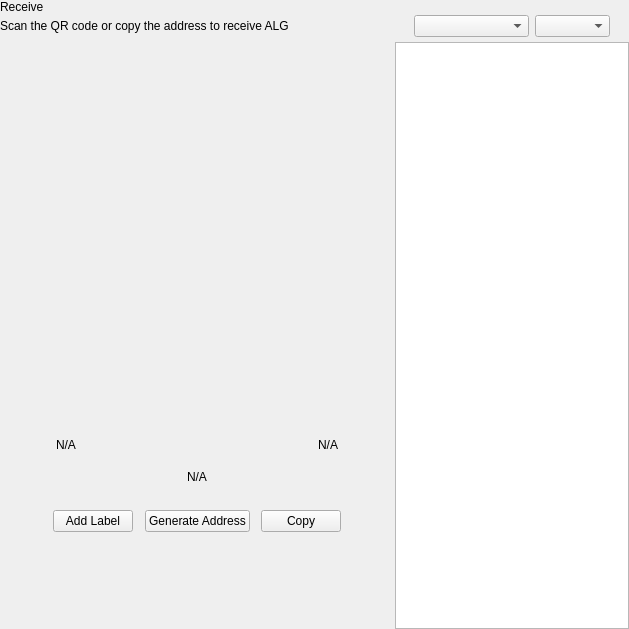
<?xml version="1.0" encoding="UTF-8"?>
<ui version="4.0">
 <class>ReceiveWidget</class>
 <widget class="QWidget" name="ReceiveWidget">
  <property name="geometry">
   <rect>
    <x>0</x>
    <y>0</y>
    <width>629</width>
    <height>629</height>
   </rect>
  </property>
  <property name="minimumSize">
   <size>
    <width>0</width>
    <height>0</height>
   </size>
  </property>
  <property name="windowTitle">
   <string>Form</string>
  </property>
  <layout class="QHBoxLayout" name="horizontalLayout_2" stretch="2,1">
   <property name="spacing">
    <number>0</number>
   </property>
   <property name="leftMargin">
    <number>0</number>
   </property>
   <property name="topMargin">
    <number>0</number>
   </property>
   <property name="rightMargin">
    <number>0</number>
   </property>
   <property name="bottomMargin">
    <number>0</number>
   </property>
   <item>
    <widget class="QWidget" name="left" native="true">
     <layout class="QVBoxLayout" name="verticalLayout_3">
      <property name="leftMargin">
       <number>0</number>
      </property>
      <property name="topMargin">
       <number>0</number>
      </property>
      <property name="rightMargin">
       <number>0</number>
      </property>
      <property name="bottomMargin">
       <number>0</number>
      </property>
      <item>
       <layout class="QVBoxLayout" name="verticalLayout_2">
        <property name="spacing">
         <number>0</number>
        </property>
        <property name="leftMargin">
         <number>0</number>
        </property>
        <item>
         <layout class="QHBoxLayout" name="horizontalLayout_3">
          <property name="spacing">
           <number>0</number>
          </property>
          <item>
           <layout class="QVBoxLayout" name="verticalLayout_4">
            <property name="spacing">
             <number>5</number>
            </property>
            <item>
             <widget class="QLabel" name="labelTitle">
              <property name="text">
               <string>Receive</string>
              </property>
             </widget>
            </item>
            <item alignment="Qt::AlignTop">
             <widget class="QLabel" name="labelSubtitle1">
              <property name="text">
               <string>Scan the QR code or copy the address to receive ALG</string>
              </property>
             </widget>
            </item>
           </layout>
          </item>
          <item>
           <spacer name="horizontalSpacer">
            <property name="orientation">
             <enum>Qt::Horizontal</enum>
            </property>
            <property name="sizeHint" stdset="0">
             <size>
              <width>40</width>
              <height>20</height>
             </size>
            </property>
           </spacer>
          </item>
         </layout>
        </item>
        <item>
         <spacer name="verticalSpacer_2">
          <property name="orientation">
           <enum>Qt::Vertical</enum>
          </property>
          <property name="sizeType">
           <enum>QSizePolicy::Expanding</enum>
          </property>
          <property name="sizeHint" stdset="0">
           <size>
            <width>20</width>
            <height>50</height>
           </size>
          </property>
         </spacer>
        </item>
        <item alignment="Qt::AlignHCenter">
         <widget class="QWidget" name="layoutQR" native="true">
          <property name="maximumSize">
           <size>
            <width>510</width>
            <height>16777215</height>
           </size>
          </property>
          <layout class="QVBoxLayout" name="verticalLayoutQr">
           <item>
            <spacer name="verticalSpacer11">
             <property name="orientation">
              <enum>Qt::Vertical</enum>
             </property>
             <property name="sizeType">
              <enum>QSizePolicy::Fixed</enum>
             </property>
             <property name="sizeHint" stdset="0">
              <size>
               <width>20</width>
               <height>20</height>
              </size>
             </property>
            </spacer>
           </item>
           <item alignment="Qt::AlignHCenter">
            <widget class="QLabel" name="labelQrImg">
             <property name="minimumSize">
              <size>
               <width>260</width>
               <height>260</height>
              </size>
             </property>
             <property name="maximumSize">
              <size>
               <width>260</width>
               <height>260</height>
              </size>
             </property>
             <property name="text">
              <string/>
             </property>
             <property name="alignment">
              <set>Qt::AlignCenter</set>
             </property>
            </widget>
           </item>
           <item>
            <spacer name="verticalSpacer_21">
             <property name="orientation">
              <enum>Qt::Vertical</enum>
             </property>
             <property name="sizeType">
              <enum>QSizePolicy::Fixed</enum>
             </property>
             <property name="sizeHint" stdset="0">
              <size>
               <width>20</width>
               <height>30</height>
              </size>
             </property>
            </spacer>
           </item>
           <item>
            <widget class="QWidget" name="widget" native="true">
             <property name="minimumSize">
              <size>
               <width>0</width>
               <height>0</height>
              </size>
             </property>
             <layout class="QHBoxLayout" name="horizontalLayout_5">
              <item>
               <widget class="QLabel" name="labelLabel">
                <property name="text">
                 <string notr="true">N/A</string>
                </property>
               </widget>
              </item>
              <item>
               <spacer name="horizontalSpacer_2">
                <property name="orientation">
                 <enum>Qt::Horizontal</enum>
                </property>
                <property name="sizeHint" stdset="0">
                 <size>
                  <width>141</width>
                  <height>20</height>
                 </size>
                </property>
               </spacer>
              </item>
              <item>
               <widget class="QLabel" name="labelDate">
                <property name="text">
                 <string notr="true">N/A</string>
                </property>
                <property name="alignment">
                 <set>Qt::AlignRight|Qt::AlignTrailing|Qt::AlignVCenter</set>
                </property>
               </widget>
              </item>
             </layout>
            </widget>
           </item>
           <item>
            <widget class="QLabel" name="labelAddress">
             <property name="sizePolicy">
              <sizepolicy hsizetype="Expanding" vsizetype="Preferred">
               <horstretch>0</horstretch>
               <verstretch>0</verstretch>
              </sizepolicy>
             </property>
             <property name="minimumSize">
              <size>
               <width>300</width>
               <height>0</height>
              </size>
             </property>
             <property name="text">
              <string notr="true">N/A</string>
             </property>
             <property name="alignment">
              <set>Qt::AlignCenter</set>
             </property>
            </widget>
           </item>
           <item>
            <spacer name="verticalSpacer_4">
             <property name="orientation">
              <enum>Qt::Vertical</enum>
             </property>
             <property name="sizeType">
              <enum>QSizePolicy::Fixed</enum>
             </property>
             <property name="sizeHint" stdset="0">
              <size>
               <width>20</width>
               <height>20</height>
              </size>
             </property>
            </spacer>
           </item>
           <item>
            <layout class="QHBoxLayout" name="horizontalLayout_4">
             <item alignment="Qt::AlignHCenter">
              <widget class="QPushButton" name="pushButtonLabel">
               <property name="focusPolicy">
                <enum>Qt::NoFocus</enum>
               </property>
               <property name="text">
                <string>Add Label</string>
               </property>
              </widget>
             </item>
             <item alignment="Qt::AlignHCenter">
              <widget class="QPushButton" name="pushButtonNewAddress">
               <property name="focusPolicy">
                <enum>Qt::NoFocus</enum>
               </property>
               <property name="text">
                <string>Generate Address</string>
               </property>
              </widget>
             </item>
             <item alignment="Qt::AlignHCenter">
              <widget class="QPushButton" name="pushButtonCopy">
               <property name="focusPolicy">
                <enum>Qt::NoFocus</enum>
               </property>
               <property name="text">
                <string>Copy</string>
               </property>
              </widget>
             </item>
            </layout>
           </item>
           <item>
            <spacer name="verticalSpacer_3">
             <property name="orientation">
              <enum>Qt::Vertical</enum>
             </property>
             <property name="sizeType">
              <enum>QSizePolicy::Expanding</enum>
             </property>
             <property name="sizeHint" stdset="0">
              <size>
               <width>20</width>
               <height>20</height>
              </size>
             </property>
            </spacer>
           </item>
          </layout>
         </widget>
        </item>
        <item>
         <spacer name="verticalSpacer">
          <property name="orientation">
           <enum>Qt::Vertical</enum>
          </property>
          <property name="sizeHint" stdset="0">
           <size>
            <width>20</width>
            <height>40</height>
           </size>
          </property>
         </spacer>
        </item>
       </layout>
      </item>
     </layout>
    </widget>
   </item>
   <item>
    <widget class="QWidget" name="right" native="true">
     <layout class="QVBoxLayout" name="verticalLayout_5">
      <property name="spacing">
       <number>0</number>
      </property>
      <property name="leftMargin">
       <number>1</number>
      </property>
      <property name="topMargin">
       <number>0</number>
      </property>
      <property name="rightMargin">
       <number>0</number>
      </property>
      <property name="bottomMargin">
       <number>0</number>
      </property>
      <item>
       <layout class="QVBoxLayout" name="container_right">
        <property name="spacing">
         <number>0</number>
        </property>
        <property name="leftMargin">
         <number>0</number>
        </property>
        <property name="rightMargin">
         <number>0</number>
        </property>
        <item>
         <layout class="QVBoxLayout" name="verticalLayout">
          <property name="spacing">
           <number>6</number>
          </property>
          <property name="leftMargin">
           <number>19</number>
          </property>
          <property name="rightMargin">
           <number>19</number>
          </property>
          <item>
           <widget class="OptionButton" name="btnRequest" native="true"/>
          </item>
          <item>
           <widget class="OptionButton" name="btnMyAddresses" native="true">
            <property name="sizePolicy">
             <sizepolicy hsizetype="Preferred" vsizetype="Minimum">
              <horstretch>0</horstretch>
              <verstretch>0</verstretch>
             </sizepolicy>
            </property>
           </widget>
          </item>
         </layout>
        </item>
        <item>
         <widget class="QWidget" name="sortWidget" native="true">
          <layout class="QHBoxLayout" name="horizontalLayout_6">
           <property name="leftMargin">
            <number>19</number>
           </property>
           <property name="rightMargin">
            <number>19</number>
           </property>
           <property name="bottomMargin">
            <number>5</number>
           </property>
           <item>
            <spacer name="horizontalSpacer_3">
             <property name="orientation">
              <enum>Qt::Horizontal</enum>
             </property>
             <property name="sizeHint" stdset="0">
              <size>
               <width>40</width>
               <height>20</height>
              </size>
             </property>
            </spacer>
           </item>
           <item>
            <widget class="QComboBox" name="comboBoxSort">
             <property name="sizePolicy">
              <sizepolicy hsizetype="Preferred" vsizetype="Fixed">
               <horstretch>0</horstretch>
               <verstretch>0</verstretch>
              </sizepolicy>
             </property>
             <property name="minimumSize">
              <size>
               <width>115</width>
               <height>0</height>
              </size>
             </property>
            </widget>
           </item>
           <item>
            <widget class="QComboBox" name="comboBoxSortOrder">
             <property name="sizePolicy">
              <sizepolicy hsizetype="Preferred" vsizetype="Fixed">
               <horstretch>0</horstretch>
               <verstretch>0</verstretch>
              </sizepolicy>
             </property>
             <property name="minimumSize">
              <size>
               <width>75</width>
               <height>0</height>
              </size>
             </property>
            </widget>
           </item>
          </layout>
         </widget>
        </item>
        <item>
         <widget class="QListView" name="listViewAddress"/>
        </item>
       </layout>
      </item>
     </layout>
    </widget>
   </item>
  </layout>
 </widget>
 <customwidgets>
  <customwidget>
   <class>OptionButton</class>
   <extends>QWidget</extends>
   <header>qt/bitalgo/optionbutton.h</header>
   <container>1</container>
  </customwidget>
 </customwidgets>
 <resources/>
 <connections/>
</ui>
